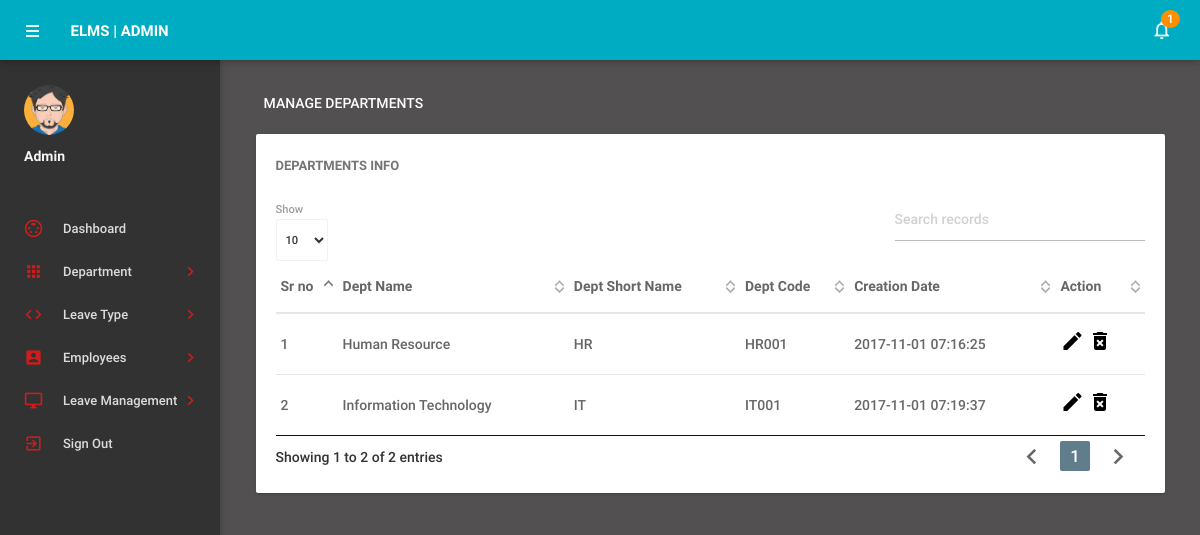
Screenshot of /admin/managedepartments.php (signed in) with the database file from the repository.
### tables this page shows
CREATE TABLE `tbldepartments` (
  `id` int(11) NOT NULL,
  `DepartmentName` varchar(150) DEFAULT NULL,
  `DepartmentShortName` varchar(100) NOT NULL,
  `DepartmentCode` varchar(50) DEFAULT NULL,
  `CreationDate` timestamp NULL DEFAULT CURRENT_TIMESTAMP
);

### admin/managedepartments.php (the view, shortened to what this page needs)
<?php
include('includes/config.php');
if(strlen($_SESSION['alogin'])==0)
    {
header('location:index.php');
}
else{
    ?>
<!DOCTYPE html>
<html lang="en">
    <head>
        <link type="text/css" rel="stylesheet" href="../assets/plugins/materialize/css/materialize.min.css"/>
        <link href="../assets/plugins/material-preloader/css/materialPreloader.min.css" rel="stylesheet">
        <link href="../assets/plugins/datatables/css/jquery.dataTables.min.css" rel="stylesheet">
        <link href="../assets/css/alpha.min.css" rel="stylesheet" type="text/css"/>
        <link href="../assets/css/custom.css" rel="stylesheet" type="text/css"/>
    </head>
    <body>
       <?php include('includes/header.php');?>
       <?php include('includes/sidebar.php');?>
            <main class="mn-inner">
                <div class="row">
                    <div class="col s12">
                        <div class="page-title">Manage Departments</div>
                    </div>
                    <div class="col s12 m12 l12">
                        <div class="card">
                            <div class="card-content">
                                <span class="card-title">Departments Info</span>
                                <table id="example" class="display responsive-table ">
                                    <thead>
                                        <tr>
                                            <th>Sr no</th>
                                            <th>Dept Name</th>
                                            <th>Dept Short Name</th>
                                            <th>Dept Code</th>
                                            <th>Creation Date</th>
                                            <th>Action</th>
                                        </tr>
                                    </thead>
                                    <tbody>
<?php $sql = "SELECT * from tbldepartments";
$query = $dbh -> prepare($sql);
$query->execute();
$results=$query->fetchAll(PDO::FETCH_OBJ);
$cnt=1;
if($query->rowCount() > 0)
{
foreach($results as $result)
{               ?>
                                        <tr>
                                            <td> <?php echo htmlentities($cnt);?></td>
                                            <td><?php echo htmlentities($result->DepartmentName);?></td>
                                            <td><?php echo htmlentities($result->DepartmentShortName);?></td>
                                            <td><?php echo htmlentities($result->DepartmentCode);?></td>
                                            <td><?php echo htmlentities($result->CreationDate);?></td>
                                            <td><a href="editdepartment.php?deptid=<?php echo htmlentities($result->id);?>"><i class="material-icons">mode_edit</i></a><a href="managedepartments.php?del=<?php echo htmlentities($result->id);?>" onclick="return confirm('Do you want to delete');"> <i class="material-icons">delete_forever</i></a></td>
                                        </tr>
                                         <?php $cnt++;} }?>
                                    </tbody>
                                </table>
                            </div>
                        </div>
                    </div>
                </div>
            </main>
        </div>
        <div class="left-sidebar-hover"></div>
    </body>
</html>
<?php } ?>

### rows the page displays
tbldepartments: DepartmentName "Human Resource", DepartmentShortName "HR", DepartmentCode "HR001", CreationDate "2017-11-01 07:16:25"
tbldepartments: DepartmentName "Information Technology", DepartmentShortName "IT", DepartmentCode "IT001", CreationDate "2017-11-01 07:19:37"

### other values shown
$unreadcount "1"
